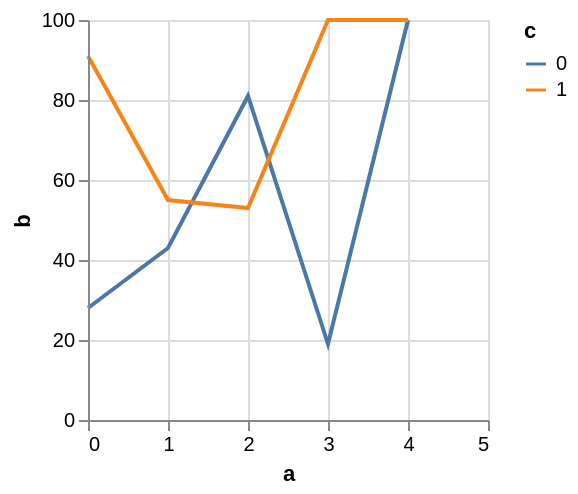

The specification (Vega-Lite) saved for this image:
### Vega specification from a JSON file in a GitHub repository (floating-point values rounded to 4 significant figures)
{"$schema": "https://vega.github.io/schema/vega/v5.json", "autosize": "pad", "padding": 5, "width": 200, "height": 200, "style": "cell", "data": [{"name": "source_0", "values": [{"a": 0, "b": 28, "c": 0}, {"a": 0, "b": 91, "c": 1}, {"a": 1, "b": 43, "c": 0}, {"a": 1, "b": 55, "c": 1}, {"a": 2, "b": 81, "c": 0}, {"a": 2, "b": 53, "c": 1}, {"a": 3, "b": 19, "c": 0}]}, {"name": "data_0", "source": "source_0", "transform": [{"type": "impute", "field": "b", "key": "a", "keyvals": [4], "method": "value", "groupby": ["c"], "value": null}, {"type": "formula", "expr": "datum.b === null ? 100 : datum.b", "as": "b"}]}], "marks": [{"name": "pathgroup", "type": "group", "from": {"facet": {"name": "faceted_path_main", "data": "data_0", "groupby": ["c"]}}, "encode": {"update": {"width": {"field": {"group": "width"}}, "height": {"field": {"group": "height"}}}}, "marks": [{"name": "marks", "type": "line", "style": ["line"], "sort": {"field": "datum[\"a\"]", "order": "descending"}, "from": {"data": "faceted_path_main"}, "encode": {"update": {"stroke": {"scale": "color", "field": "c"}, "x": {"scale": "x", "field": "a"}, "y": {"scale": "y", "field": "b"}, "defined": {"signal": "datum[\"a\"] !== null && !isNaN(datum[\"a\"]) && datum[\"b\"] !== null && !isNaN(datum[\"b\"])"}}}}]}], "scales": [{"name": "x", "type": "linear", "domain": {"data": "data_0", "field": "a"}, "range": [0, {"signal": "width"}], "nice": 1, "zero": false}, {"name": "y", "type": "linear", "domain": {"data": "data_0", "field": "b"}, "range": [{"signal": "height"}, 0], "nice": true, "zero": true}, {"name": "color", "type": "ordinal", "domain": {"data": "data_0", "field": "c", "sort": true}, "range": "category"}], "axes": [{"scale": "x", "orient": "bottom", "grid": false, "title": "a", "labelFlush": true, "labelOverlap": true, "tickCount": {"signal": "ceil(width/40)"}, "zindex": 1}, {"scale": "x", "orient": "bottom", "gridScale": "y", "grid": true, "tickCount": {"signal": "ceil(width/40)"}, "domain": false, "labels": false, "maxExtent": 0, "minExtent": 0, "ticks": false, "zindex": 0}, {"scale": "y", "orient": "left", "grid": false, "title": "b", "labelOverlap": true, "tickCount": {"signal": "ceil(height/40)"}, "zindex": 1}, {"scale": "y", "orient": "left", "gridScale": "x", "grid": true, "tickCount": {"signal": "ceil(height/40)"}, "domain": false, "labels": false, "maxExtent": 0, "minExtent": 0, "ticks": false, "zindex": 0}], "legends": [{"stroke": "color", "gradientLength": {"signal": "clamp(height, 64, 200)"}, "symbolType": "stroke", "title": "c"}]}
